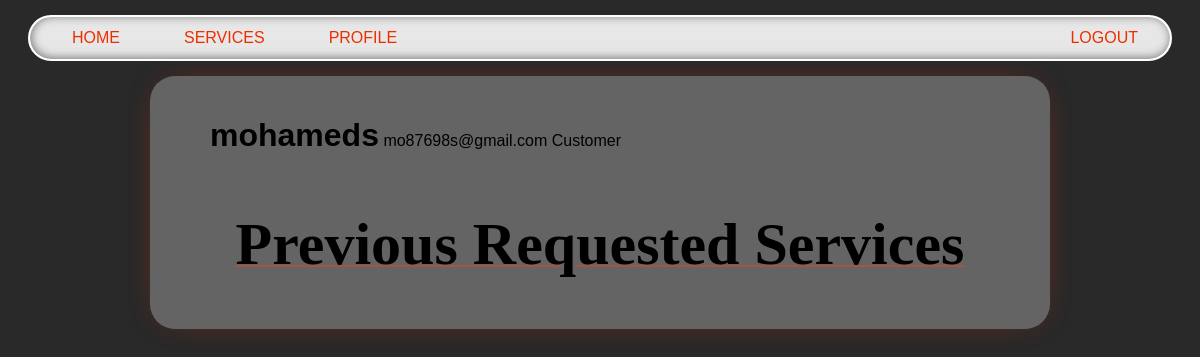
/customer/mohameds (signed in), run on an earlier commit of the app's database.
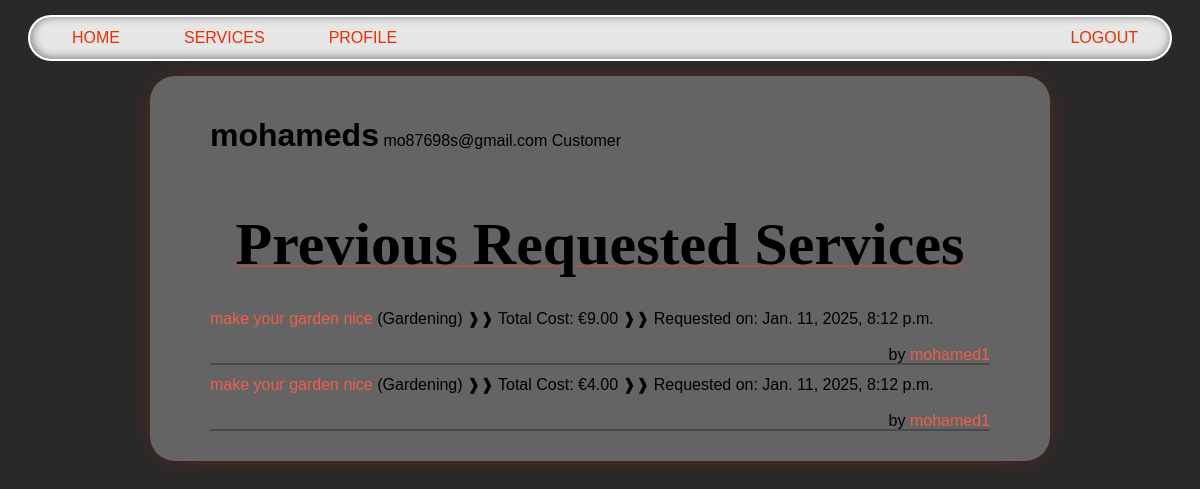
And on a later commit of the database.
### services/models.py (models this page shows, shortened)
class ServiceRequest(models.Model):
    customer = models.ForeignKey(Customer, on_delete=models.CASCADE, related_name='requests')
    service = models.ForeignKey(Service, on_delete=models.CASCADE, related_name='requests')
    address = models.CharField(max_length=200)
    service_time = models.IntegerField(help_text="Time in hours")
    date_requested = models.DateTimeField(auto_now_add=True)
    rating= models.ForeignKey(Rating, on_delete=models.SET_NULL, null=True, blank=True, related_name='service_requests')
    @property
    def total_cost(self):
        return self.service.price_hour * self.service_time

class Service(models.Model):
    FIELD_CHOICES = [
        ('Air Conditioner', 'Air Conditioner'),
        ('Carpentry', 'Carpentry'),
        ('Electricity', 'Electricity'),
        ('Gardening', 'Gardening'),
        ('Home Machines', 'Home Machines'),
        ('House Keeping', 'House Keeping'),
        ('Interior Design', 'Interior Design'),
        ('Locks', 'Locks'),
        ('Painting', 'Painting'),
        ('Plumbing', 'Plumbing'),
        ('Water Heaters', 'Water Heaters'),
    ]
    company = models.ForeignKey(Company, on_delete=models.CASCADE, related_name='services')
    name = models.CharField(max_length=40)
    description = models.TextField()
    price_hour = models.DecimalField(decimal_places=2, max_digits=10)
    rating = models.IntegerField(default=0)
    field = models.CharField(max_length=30, choices=FIELD_CHOICES)
    date = models.DateTimeField(default=timezone.now)  # Correct field name

### users/models.py (models this page shows, shortened)
class Company(models.Model):
    FIELD_CHOICES = [
        ('Air Conditioner', 'Air Conditioner'),
        ('All in One', 'All in One'),
        ('Carpentry', 'Carpentry'),
        ('Electricity', 'Electricity'),
        ('Gardening', 'Gardening'),
        ('Home Machines', 'Home Machines'),
        ('House Keeping', 'House Keeping'),
        ('Interior Design', 'Interior Design'),
        ('Locks', 'Locks'),
        ('Painting', 'Painting'),
        ('Plumbing', 'Plumbing'),
        ('Water Heaters', 'Water Heaters'),
    ]
    user = models.OneToOneField(User, on_delete=models.CASCADE, primary_key=True)
    field = models.CharField(max_length=70, choices=FIELD_CHOICES, blank=False, null=False)
    rating = models.IntegerField(
        validators=[MaxValueValidator(5), MinValueValidator(0)], default=0)

class User(AbstractUser):
    is_company = models.BooleanField(default=False)
    is_customer = models.BooleanField(default=False)
    email = models.CharField(max_length=100, unique=True)
    USERNAME_FIELD = 'email'
    REQUIRED_FIELDS = ['username']  # Add any other required fields

### netfix/views.py (the view)
# urls.py: path('customer/<slug:username>', v.customer_profile, name='customer_profile'),
def customer_profile(request, username):
    customer = get_object_or_404(Customer, user__username=username)
    service_history = ServiceRequest.objects.filter(customer=customer).order_by("-date_requested")
    return render(request, 'users/profile.html', {
        'customer': customer,
        'sh': service_history,
    })

### users/templates/users/profile.html (shortened to what this page needs)
{% extends 'main/base.html' %}
{% block content %}
    {% if user.is_customer %}
        <div style="display: ruby;">
            <h1>{{ user.username }} </h1>
            <p>{{ user.email }}</p>
            <p style="float: right;">Customer</p>
        </div>
    {% else %}
        <div style="display: ruby;">
            <h1>{{ user.username }}</h1>
            <p>{{ user.email }}</p>
            <p style="float: right;">{{ user.company.field }} Company</p>
        </div>
    {% endif %}
    {% if 'customer' in request.path %}
        <p class="title">Previous Requested Services</p>
    {% else %}
        <p class="title">Available Services</p>
    {% endif %}
    {% if user.is_customer %}
        {% for service in sh %}
            <div>
                <a href="/services/{{ service.service.id }}">{{ service.service.name }}</a> ({{ service.service.field }})
                <p style="margin: 0; display: inline-block;"> ❱❱ Total Cost: €{{ service.total_cost }}</p>
                <p style="margin: 0; display: inline-block;"> ❱❱ Requested on: {{ service.date_requested }}</p>
                <p style="float: right; margin: 0;">
                    by <a href="/company/{{ service.service.company.user.username }}">{{ service.service.company.user.username }}</a>
                </p>
            </div>
            <div class="line"></div>
        {% endfor %}
    {% endif %}
{% endblock %}

What changed in the data, as far as the page shows it:
added ServiceRequest: service.name "make your garden nice", service.field "Gardening", total_cost "9.00", date_requested "Jan. 11, 2025, 8:12 p.m.", service.company.user.username "mohamed1"
added ServiceRequest: service.name "make your garden nice", service.field "Gardening", total_cost "4.00", date_requested "Jan. 11, 2025, 8:12 p.m.", service.company.user.username "mohamed1"
